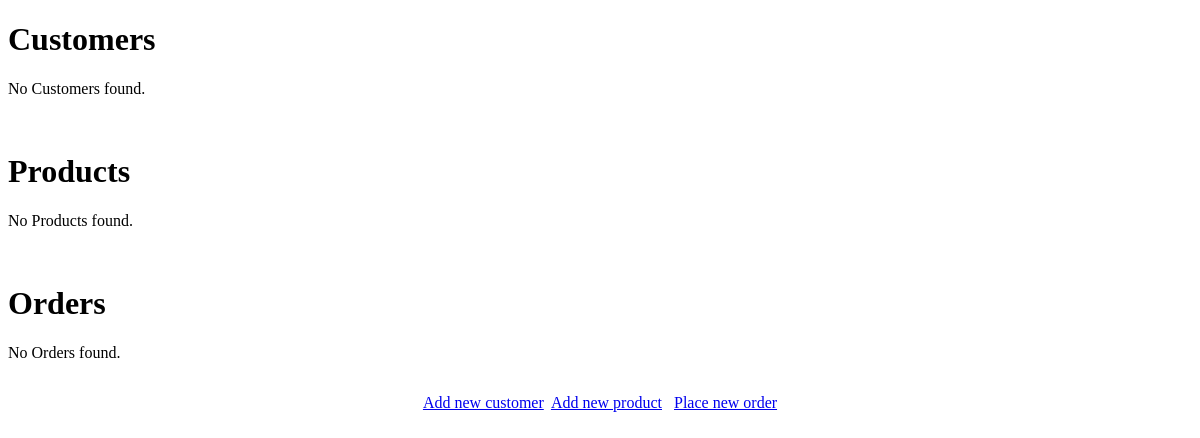
The app's page /, older data.
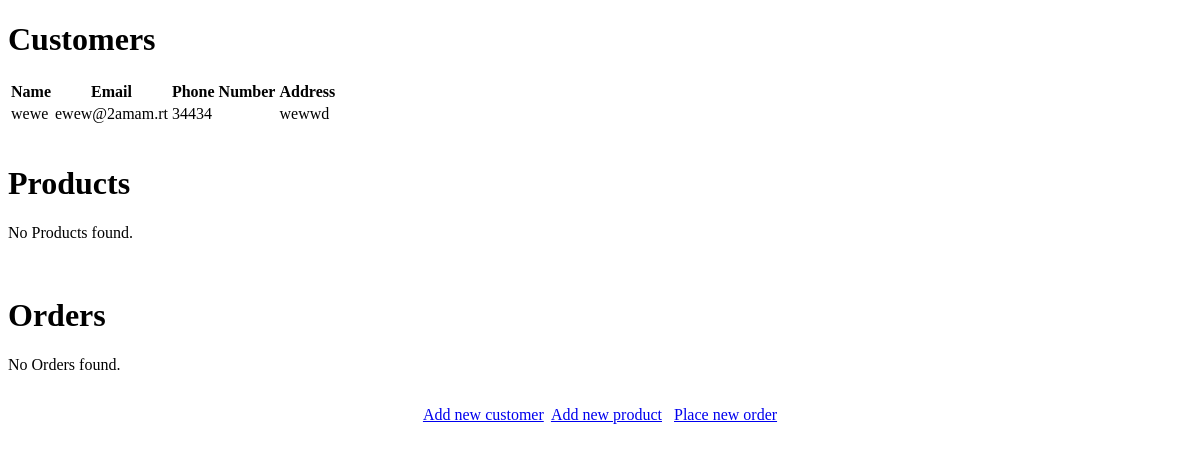
The same page, newer data.
### myapp/models.py (models this page shows, shortened)
class Customer(models.Model):
    name = models.CharField(max_length=200)
    email = models.EmailField()
    phone_number = models.IntegerField()
    address = models.TextField()
    registration_date = models.DateTimeField(auto_now_add=True)#'client registration date'

### myapp/views.py (the view)
# urls.py: path('', homepage),
def homepage(request):
    context = {
        'customers': Customer.objects.all(),
        'products': Product.objects.all(),
       'orders': Order.objects.all(),
    }
    return render(request, 'homepage.html', context)

### myapp/templates/homepage.html
{% extends 'base.html' %}
{% block body %}
<h1>Customers</h1>
{% if customers %}
    <table>
        <tr><th>Name</th><th>Email</th><th>Phone Number</th><th>Address</th></tr>
        {% for customer in customers %}
            <tr><td>{{ customer.name }}</td><td>{{ customer.email }}</td><td>{{ customer.phone_number }}</td><td>{{ customer.address }}</td></tr>
        {% endfor %}
    </table>
{% else %}
    <p>No Customers found.</p>
{% endif %}
<br />
<h1>Products</h1>
{% if products %}
    <table>
        <tr><th>Name</th><th>Description</th><th>Price</th><th>Quantity</th><th>Date Added</th></tr>
        {% for product in products %}
            <tr><td>{{ product.name }}</td><td>{{ product.description|slice:"0:50" }}...</td><td>{{ product.price }}</td><td>{{ product.quantity }}</td><td>{{ product.date_added }}</td></tr>
        {% endfor %}
    </table>
{% else %}
    <p>No Products found.</p>
{% endif %}
<br />
<h1>Orders</h1>
{% if orders %}
    <table>
        <tr><th>ID</th><th>Customer Name</th><th>Total Amount</th><th>Placed Date</th></tr>
        {% for order in orders %}
            <tr><td><a href="{% url 'myapp:update_order' pk=order.pk %}">{{ order.id }}</a></td><td>{{ order.customer }}</td><td>{{ order.order_total_amount }}</td><td>{{ order.order_date }}</td></tr>
        {% endfor %}
    </table>
{% else %}
    <p>No Orders found.</p>
{% endif %}
<div style="text-align: center; margin-top: 2em;">
    <a href="{% url 'myapp:create_customer' %}">Add new customer</a>
    <a href="{% url 'myapp:create_product' %}">Add new product</a>
    <a href="{% url 'myapp:create_order' %}">Place new order</a></div>
{% endblock %}

Row changes from the older to the newer data that the page shows:
added Customer: name "wewe", email "ewew@2amam.rt", phone_number "34434", address "wewwd"
Text that changed along with them:
text no longer shown: "No Customers found."
text now shown: "Name Email Phone Number Address"
